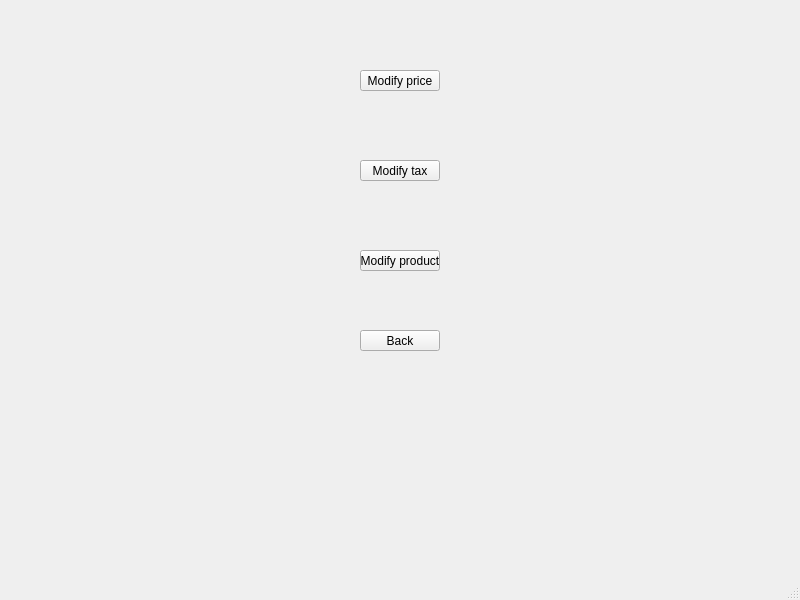
<?xml version="1.0" encoding="UTF-8"?>
<ui version="4.0">
 <class>Modifications</class>
 <widget class="QMainWindow" name="Modifications">
  <property name="geometry">
   <rect>
    <x>0</x>
    <y>0</y>
    <width>800</width>
    <height>600</height>
   </rect>
  </property>
  <property name="windowTitle">
   <string>MainWindow</string>
  </property>
  <widget class="QWidget" name="centralwidget">
   <widget class="QPushButton" name="pushButton">
    <property name="geometry">
     <rect>
      <x>360</x>
      <y>70</y>
      <width>80</width>
      <height>21</height>
     </rect>
    </property>
    <property name="text">
     <string>Modify price</string>
    </property>
   </widget>
   <widget class="QPushButton" name="pushButton_2">
    <property name="geometry">
     <rect>
      <x>360</x>
      <y>160</y>
      <width>80</width>
      <height>21</height>
     </rect>
    </property>
    <property name="text">
     <string>Modify tax</string>
    </property>
   </widget>
   <widget class="QPushButton" name="pushButton_3">
    <property name="geometry">
     <rect>
      <x>360</x>
      <y>250</y>
      <width>80</width>
      <height>21</height>
     </rect>
    </property>
    <property name="text">
     <string>Modify product</string>
    </property>
   </widget>
   <widget class="QPushButton" name="backButton">
    <property name="geometry">
     <rect>
      <x>360</x>
      <y>330</y>
      <width>80</width>
      <height>21</height>
     </rect>
    </property>
    <property name="text">
     <string>Back</string>
    </property>
   </widget>
  </widget>
  <widget class="QStatusBar" name="statusbar"/>
 </widget>
 <resources/>
 <connections/>
</ui>
